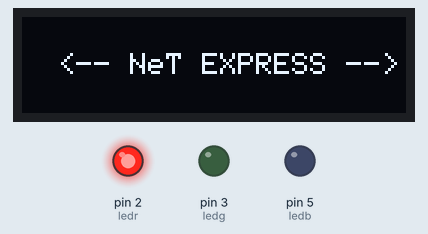
Simulated run of this sketch. Board: Arduino Uno, built with avr-gcc and run on an emulated ATmega328P. Shown: 128×32 one-colour display, output pins drawn as LEDs (lit = HIGH). WiFi joins after 1.5 s; servers stay silent unless stated; uploads are accepted with an empty reply; what the sketch prints to the serial monitor is not drawn.

Above: at 0.1 s.
At 5.1 s:
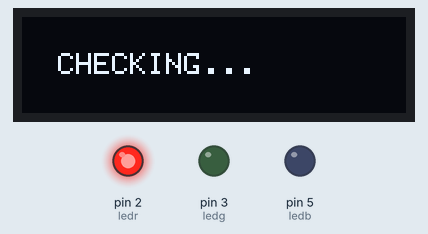
At 10.1 s:
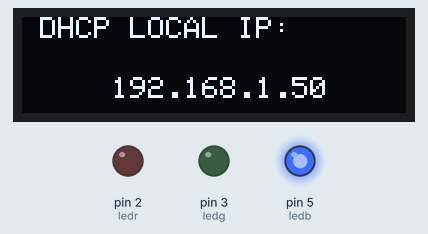
At 13.3 s:
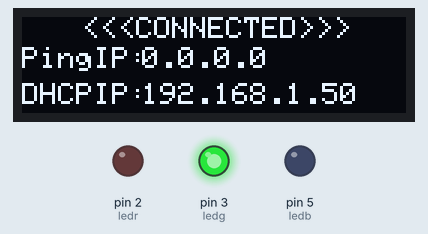
Timing chart, 0 to 14.8 s (numbered marks = the images above):
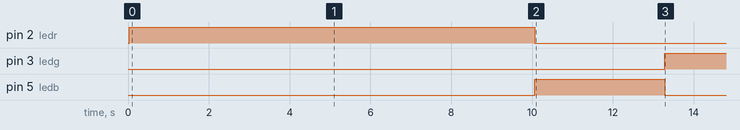

Measured:
- by itself, pin 3 (ledg): LOW → HIGH at 13.3 s
- by itself, pin 5 (ledb): HIGH → LOW at 13.3 s
- what the display in image 1 shows lasts 5.0 s, from 5.1 s to 10.1 s
- what the display in image 2 shows lasts 3.2 s, from 10.1 s to 13.3 s

The sketch:

ethernet_tester.ino
```cpp
#include <SPI.h>
#include <Ethernet.h>
#include <Wire.h>
#include <Adafruit_GFX.h>
#include <Adafruit_SSD1306.h>
int ledr = 2;
int ledg = 3;
int ledb = 5;
#define SCREEN_WIDTH 128
#define SCREEN_HEIGHT 32
#define OLED_RESET     -1
#define SCREEN_ADDRESS 0x3C
char macip[6];
Adafruit_SSD1306 display(SCREEN_WIDTH, SCREEN_HEIGHT, &Wire, OLED_RESET);

byte mac[] = {
  0x90, 0xAD, 0xBE, 0xEF, 0xFE, 0xED
};

char server[] = "www.google.com";

IPAddress ip(192, 168, 0, 177);
IPAddress myDns(192, 168, 0, 1);
EthernetClient client;

unsigned long beginMicros, endMicros;
unsigned long byteCount = 0;
bool printWebData = true;

void setup() {

  if (!display.begin(SSD1306_SWITCHCAPVCC, SCREEN_ADDRESS)) {
    Serial.println(F("SSD1306 allocation failed"));
    for (;;); // Don't proceed, loop forever
  }
  Serial.begin(9600);
  pinMode(ledr, OUTPUT);
  pinMode(ledg, OUTPUT);
  pinMode(ledb, OUTPUT);
  Serial.print("connecting to ");
  Serial.print(server);
  Serial.println("...");
  Serial.println("Initialize Ethernet with DHCP:");
  digitalWrite(ledr, HIGH);
  digitalWrite(ledg, LOW);
  digitalWrite(ledb, LOW);
   display.clearDisplay();
  display.setTextSize(1);             // Normal 1:1 pixel scale
  display.setTextColor(SSD1306_WHITE);        // Draw white text
  display.setCursor(12,12);            // Start at top-left corner
  display.println(F("<-- NeT EXPRESS -->"));
  display.display();
  delay(5000);
  display.clearDisplay();
  display.setTextSize(1.5);             // Normal 1:1 pixel scale
  display.setTextColor(SSD1306_WHITE);        // Draw white text
  display.setCursor(12,12);            // Start at top-left corner
  display.println(F("CHECKING..."));
  display.display();
  delay(2000);
  Ethernet.begin(mac);

  if (Ethernet.begin(mac) == 0) {
    Serial.println("Failed to configure Ethernet using DHCP");
    digitalWrite(ledr, HIGH);
    digitalWrite(ledg, LOW);
    digitalWrite(ledb, LOW);
    display.clearDisplay();
    display.setTextSize(1);             // Normal 1:1 pixel scale
    display.setTextColor(SSD1306_WHITE);        // Draw white text
    display.setCursor(0, 0);            // Start at top-left corner
    display.println("Failed to configure Ethernet using DHCP");
    display.display();
    delay(2000);
    // Check for Ethernet hardware present
    if (Ethernet.hardwareStatus() == EthernetNoHardware) {
      Serial.println("Ethernet shield was not found.  Sorry, can't run without hardware. :(");
      digitalWrite(ledr, LOW);
      digitalWrite(ledg, LOW);
      digitalWrite(ledb, HIGH);
      display.clearDisplay();
      display.setTextSize(1);             // Normal 1:1 pixel scale
      display.setTextColor(SSD1306_WHITE);        // Draw white text
      display.setCursor(0, 0);            // Start at top-left corner
      display.println("Ethernet shield was not found.  Sorry, can't run without hardware. :(");
      display.display();
      delay(2000);
    }
    if (Ethernet.linkStatus() == LinkOFF) {
      Serial.println("Ethernet cable is not connected.");
      digitalWrite(ledr, HIGH);
      digitalWrite(ledg, LOW);
      digitalWrite(ledb, LOW);
      display.clearDisplay();
      display.setTextSize(1);             // Normal 1:1 pixel scale
      display.setTextColor(SSD1306_WHITE);        // Draw white text
      display.setCursor(0, 0);            // Start at top-left corner
      display.println(F("Ethernet cable is not connected."));
      display.display();
      delay(2000);
    }
    // try to configure using IP address instead of DHCP:
    Ethernet.begin(mac, ip, myDns);
  } else {
    Serial.print("  DHCP assigned IP ");
    Serial.println(sizeof(Ethernet.localIP()));
    digitalWrite(ledr, LOW);
    digitalWrite(ledg, LOW);
    digitalWrite(ledb, HIGH);
    display.clearDisplay();
    display.setTextSize(1);             // Normal 1:1 pixel scale
    display.setTextColor(SSD1306_WHITE);        // Draw white text
    display.setCursor(0, 0);            // Start at top-left corner
    display.println(" DHCP LOCAL IP: ");
    display.setCursor(30, 20);
    display.println(Ethernet.localIP());
    display.display();
    delay(2000);
  }
  // give the Ethernet shield a second to initialize:
  delay(1000);

}

void loop() {
  // if there are incoming bytes available
  // from the server, read them and print them:
  int len = client.available();
  if (len > 0) {
    byte buffer[80];
    if (len > 80) len = 80;
    client.read(buffer, len);
    if (printWebData) {
      Serial.write(buffer, len); // show in the serial monitor (slows some boards)
    }
    byteCount = byteCount + len;
  }


  // if you get a connection, report back via serial:
  if (client.connect(server, 80)) {
    digitalWrite(ledr, LOW);
    digitalWrite(ledg, HIGH);
    digitalWrite(ledb, LOW);
    //display.println(F(Ethernet.localIP()));

    Serial.print("connected to ");
    Serial.println(client.remoteIP());
    // Make a HTTP request:
    client.println("GET /search?q=arduino HTTP/1.1");
    client.println("Host: www.google.com");
    //client.println("Connection: close");
    client.println();
    display.clearDisplay();
    display.setTextSize(1);             // Normal 1:1 pixel scale
    display.setTextColor(SSD1306_WHITE);        // Draw white text
    display.setCursor(20, 0);            // Start at top-left corner
    display.println(F("<<<CONNECTED>>>"));
     display.setTextSize(0.5);             // Normal 1:1 pixel scale
    display.setTextColor(SSD1306_WHITE);        // Draw white text
    display.setCursor(0, 10);            // Start at top-left corner
    display.println("PingIP:");
    display.setTextSize(0.5);             // Normal 1:1 pixel scale
    display.setTextColor(SSD1306_WHITE);        // Draw white text
    display.setCursor(40,10 );            // Start at top-left corner
    display.println(client.remoteIP());
    display.setTextColor(SSD1306_WHITE);        // Draw white text
    display.setCursor(0,22);            // Start at top-left corner
    display.println("DHCPIP:");
    display.setCursor(40, 22);
    display.println(Ethernet.localIP());
    display.display();
    delay(2000);
  } else {
    // if you didn't get a connection to the server:
    Serial.println("connection failed");
    digitalWrite(ledr, HIGH);
    digitalWrite(ledg, LOW);
    digitalWrite(ledb, LOW);
    display.clearDisplay();
    display.setTextSize(1);             // Normal 1:1 pixel scale
    display.setTextColor(SSD1306_WHITE);        // Draw white text
    display.setCursor(0, 0);            // Start at top-left corner
    display.println(F("Connection failed"));
    display.display();
    delay(2000);

  }
  beginMicros = micros();
  if (!client.connected()) {
    digitalWrite(ledr, HIGH);
    digitalWrite(ledg, LOW);
    digitalWrite(ledb, LOW);
    display.clearDisplay();
    display.setTextSize(1);             // Normal 1:1 pixel scale
    display.setTextColor(SSD1306_WHITE);        // Draw white text
    display.setCursor(0, 0);            // Start at top-left corner
    display.println(F("Connection failed"));
    display.display();
    delay(2000);
    Serial.println();
    Serial.println("disconnecting.");
    client.stop();
  }
}
```
